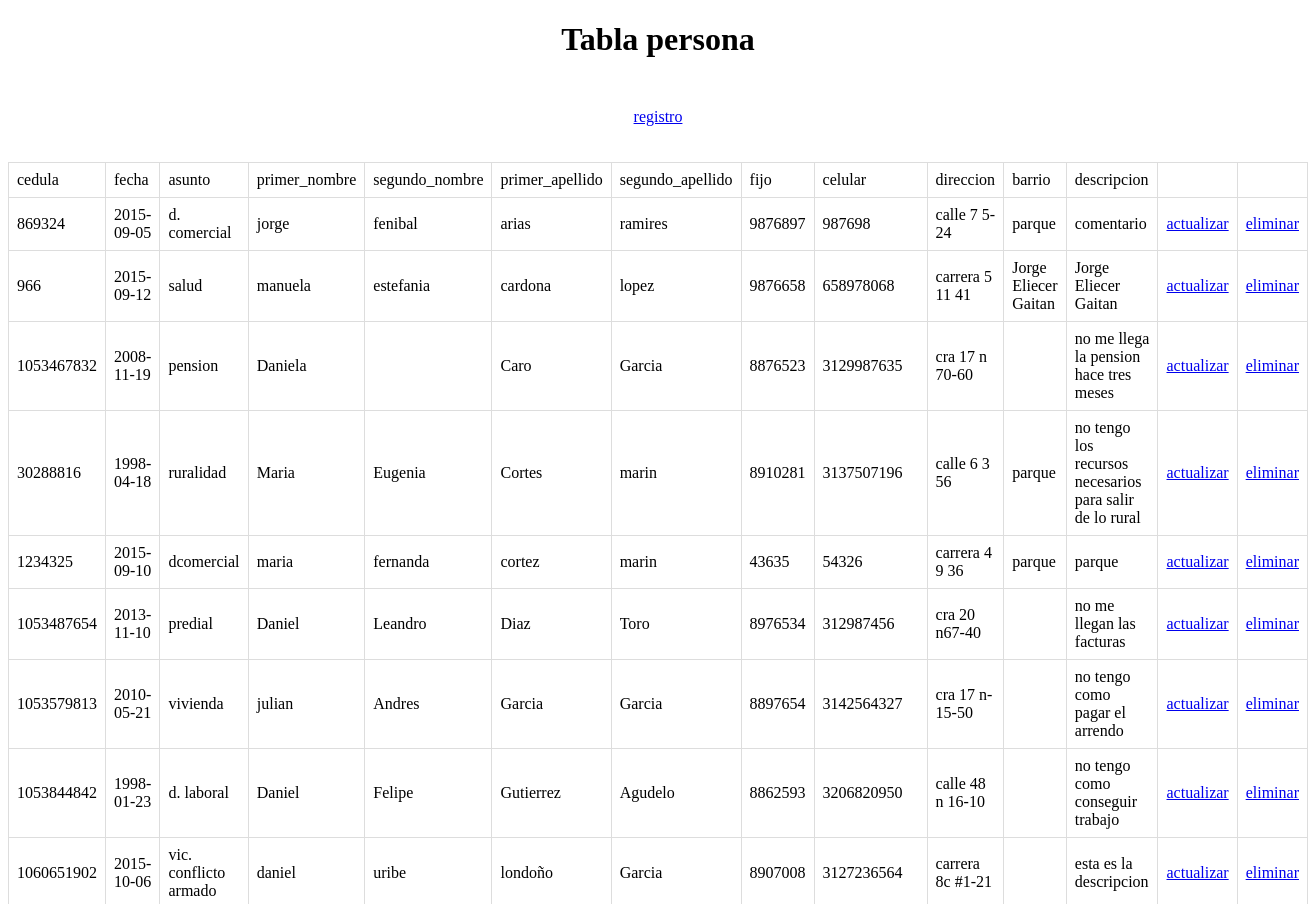
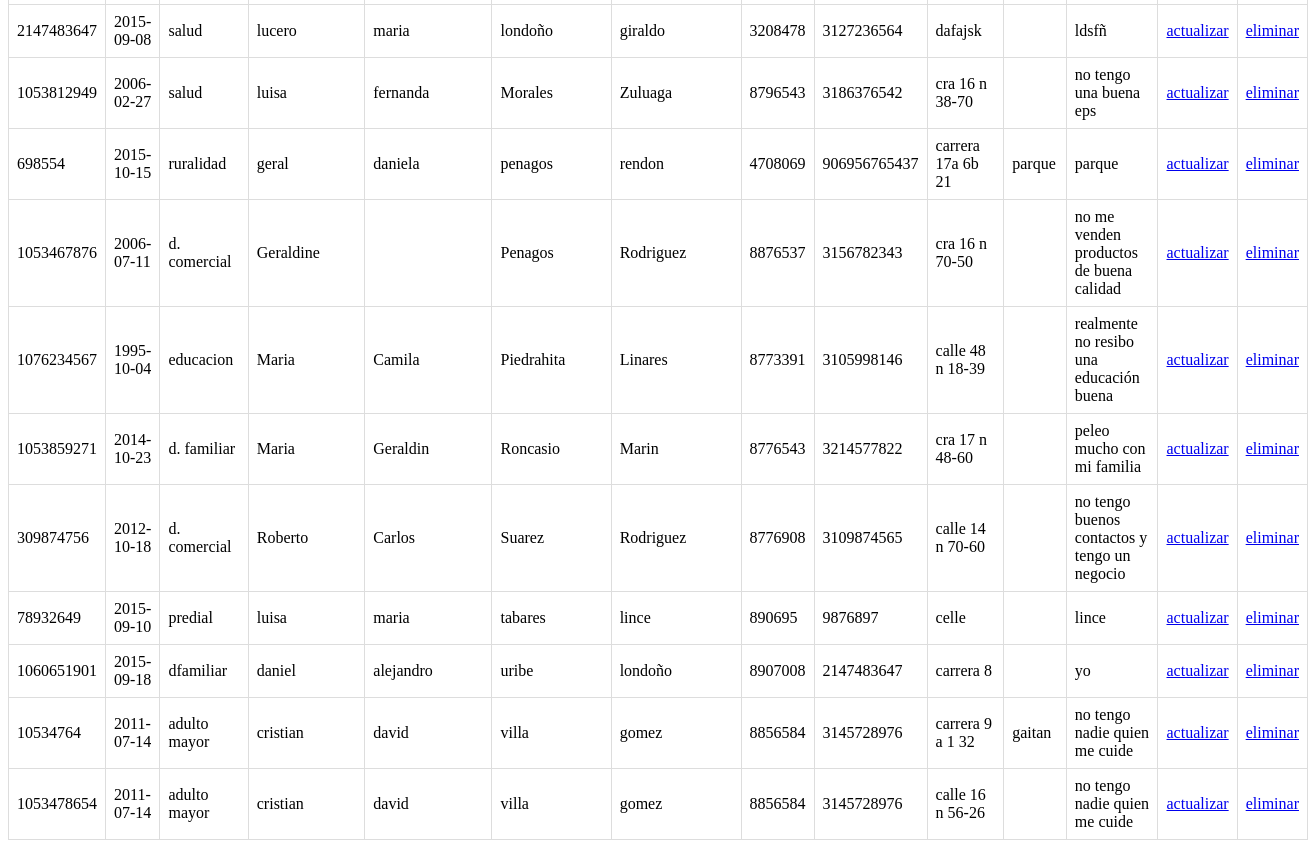
Screenshot of /menu.php (signed in) with the database file from the repository (2 pictures, top to bottom).
### tables this page shows
CREATE TABLE `persona` (
  `cedula` int(15) NOT NULL,
  `fecha` date NOT NULL,
  `asunto` varchar(100) NOT NULL,
  `primer_nombre` varchar(50) NOT NULL,
  `segundo_nombre` varchar(50) DEFAULT NULL,
  `primer_apellido` varchar(50) NOT NULL,
  `segundo_apellido` varchar(50) DEFAULT NULL,
  `fijo` int(10) DEFAULT NULL,
  `celular` varchar(14) DEFAULT NULL,
  `direccion` varchar(100) DEFAULT NULL,
  `barrio` varchar(150) NOT NULL,
  `descripcion` text NOT NULL
);

### menu.php (the view, shortened to what this page needs)
<?php require_once('Connections/carlos.php'); ?>
<?php
$maxRows_lisper = 100;
$pageNum_lisper = 0;
$startRow_lisper = $pageNum_lisper * $maxRows_lisper;
$query_lisper = "SELECT * FROM persona ORDER BY primer_apellido ASC";
$query_limit_lisper = sprintf("%s LIMIT %d, %d", $query_lisper, $startRow_lisper, $maxRows_lisper);
$lisper = mysql_query($query_limit_lisper, $carlos) or die(mysql_error());
$row_lisper = mysql_fetch_assoc($lisper);
?>
<!doctype html>
<html>
<head>
</head>
<body>
<h1>Tabla persona</h1>
<a href="registrar.php" class="resg">registro</a> <br><br>
<table border="1">
  <tr>
    <td>cedula</td>
    <td>fecha</td>
    <td>asunto</td>
    <td>primer_nombre</td>
    <td>segundo_nombre</td>
    <td>primer_apellido</td>
    <td>segundo_apellido</td>
    <td>fijo</td>
    <td>celular</td>
    <td>direccion</td>
    <td>barrio</td>
    <td>descripcion</td>
    <td>&nbsp;</td>
    <td>&nbsp;</td>
  </tr>
  <?php do { ?>
    <tr>
      <td><?php echo $row_lisper['cedula']; ?></td>
      <td><?php echo $row_lisper['fecha']; ?></td>
      <td><?php echo $row_lisper['asunto']; ?></td>
      <td><?php echo $row_lisper['primer_nombre']; ?></td>
      <td><?php echo $row_lisper['segundo_nombre']; ?></td>
      <td><?php echo $row_lisper['primer_apellido']; ?></td>
      <td><?php echo $row_lisper['segundo_apellido']; ?></td>
      <td><?php echo $row_lisper['fijo']; ?></td>
      <td><?php echo $row_lisper['celular']; ?></td>
      <td><?php echo $row_lisper['direccion']; ?></td>
      <td><?php echo $row_lisper['barrio']; ?></td>
      <td><?php echo $row_lisper['descripcion']; ?></td>
      <td><a href="actualizar.php?cedula=<?php echo $row_lisper['cedula']; ?>">actualizar</a></td>
     <td><a href="eliminar.php?cedula=<?php echo $row_lisper['cedula']; ?>">eliminar</a></td>
    </tr>
    <?php } while ($row_lisper = mysql_fetch_assoc($lisper)); ?>
</table>
</body>
</html>

### menu.php (style rules this page uses)
h1 { text-align: center; font-family: Georgia, 'Times New Roman', Times, serif; margin-bottom: 50px; }
.resg { text-align: center; display: grid; margin-bottom:200px: }
table { width: 100%; border-collapse: collapse; }
th, td { padding: 8px; text-align: left; border: 1px solid #ddd; }

### rows the page displays
persona: cedula "869324", fecha "2015-09-05", asunto "d. comercial", primer_nombre "jorge", segundo_nombre "fenibal", primer_apellido "arias", segundo_apellido "ramires", fijo "9876897", celular "987698", direccion "calle 7 5- 24", barrio "parque", descripcion "comentario"
persona: cedula "966", fecha "2015-09-12", asunto "salud", primer_nombre "manuela", segundo_nombre "estefania", primer_apellido "cardona", segundo_apellido "lopez", fijo "9876658", celular "658978068", direccion "carrera 5 11 41", barrio "Jorge Eliecer Gaitan", descripcion "Jorge Eliecer Gaitan"
persona: cedula "1053467832", fecha "2008-11-19", asunto "pension", primer_nombre "Daniela", primer_apellido "Caro", segundo_apellido "Garcia", fijo "8876523", celular "3129987635", direccion "cra 17 n 70-60", descripcion "no me llega la pension hace tres meses"
persona: cedula "30288816", fecha "1998-04-18", asunto "ruralidad", primer_nombre "Maria", segundo_nombre "Eugenia", primer_apellido "Cortes", segundo_apellido "marin", fijo "8910281", celular "3137507196", direccion "calle 6 3 56", barrio "parque", descripcion "no tengo los recursos necesarios para salir de lo rural"
persona: cedula "1234325", fecha "2015-09-10", asunto "dcomercial", primer_nombre "maria", segundo_nombre "fernanda", primer_apellido "cortez", segundo_apellido "marin", fijo "43635", celular "54326", direccion "carrera 4 9 36", barrio "parque", descripcion "parque"
persona: cedula "1053487654", fecha "2013-11-10", asunto "predial", primer_nombre "Daniel", segundo_nombre "Leandro", primer_apellido "Diaz", segundo_apellido "Toro", fijo "8976534", celular "312987456", direccion "cra 20 n67-40", descripcion "no me llegan las facturas"
persona: cedula "1053579813", fecha "2010-05-21", asunto "vivienda", primer_nombre "julian", segundo_nombre "Andres", primer_apellido "Garcia", segundo_apellido "Garcia", fijo "8897654", celular "3142564327", direccion "cra 17 n-15-50", descripcion "no tengo como pagar el arrendo"
persona: cedula "1053844842", fecha "1998-01-23", asunto "d. laboral", primer_nombre "Daniel", segundo_nombre "Felipe", primer_apellido "Gutierrez", segundo_apellido "Agudelo", fijo "8862593", celular "3206820950", direccion "calle 48 n 16-10", descripcion "no tengo como conseguir trabajo"
persona: cedula "1060651902", fecha "2015-10-06", asunto "vic. conflicto armado", primer_nombre "daniel", segundo_nombre "uribe", primer_apellido "londoño", segundo_apellido "Garcia", fijo "8907008", celular "3127236564", direccion "carrera 8c #1-21", descripcion "esta es la descripcion"
persona: cedula "2147483647", fecha "2015-09-08", asunto "salud", primer_nombre "lucero", segundo_nombre "maria", primer_apellido "londoño", segundo_apellido "giraldo", fijo "3208478", celular "3127236564", direccion "dafajsk", descripcion "ldsfñ"
persona: cedula "1053812949", fecha "2006-02-27", asunto "salud", primer_nombre "luisa", segundo_nombre "fernanda", primer_apellido "Morales", segundo_apellido "Zuluaga", fijo "8796543", celular "3186376542", direccion "cra 16 n 38-70", descripcion "no tengo una buena eps"
persona: cedula "698554", fecha "2015-10-15", asunto "ruralidad", primer_nombre "geral", segundo_nombre "daniela", primer_apellido "penagos", segundo_apellido "rendon", fijo "4708069", celular "906956765437", direccion "carrera 17a 6b 21", barrio "parque", descripcion "parque"
persona: cedula "1053467876", fecha "2006-07-11", asunto "d. comercial", primer_nombre "Geraldine", primer_apellido "Penagos", segundo_apellido "Rodriguez", fijo "8876537", celular "3156782343", direccion "cra 16 n 70-50", descripcion "no me venden productos de buena calidad"
persona: cedula "1076234567", fecha "1995-10-04", asunto "educacion", primer_nombre "Maria", segundo_nombre "Camila", primer_apellido "Piedrahita", segundo_apellido "Linares", fijo "8773391", celular "3105998146", direccion "calle 48 n 18-39", descripcion "realmente no resibo una educación buena"
persona: cedula "1053859271", fecha "2014-10-23", asunto "d. familiar", primer_nombre "Maria", segundo_nombre "Geraldin", primer_apellido "Roncasio", segundo_apellido "Marin", fijo "8776543", celular "3214577822", direccion "cra 17 n 48-60", descripcion "peleo mucho con mi familia"
persona: cedula "309874756", fecha "2012-10-18", asunto "d. comercial", primer_nombre "Roberto", segundo_nombre "Carlos", primer_apellido "Suarez", segundo_apellido "Rodriguez", fijo "8776908", celular "3109874565", direccion "calle 14 n 70-60", descripcion "no tengo buenos contactos y tengo un negocio"
persona: cedula "78932649", fecha "2015-09-10", asunto "predial", primer_nombre "luisa", segundo_nombre "maria", primer_apellido "tabares", segundo_apellido "lince", fijo "890695", celular "9876897", direccion "celle", descripcion "lince"
persona: cedula "1060651901", fecha "2015-09-18", asunto "dfamiliar", primer_nombre "daniel", segundo_nombre "alejandro", primer_apellido "uribe", segundo_apellido "londoño", fijo "8907008", celular "2147483647", direccion "carrera 8", descripcion "yo"
persona: cedula "10534764", fecha "2011-07-14", asunto "adulto mayor", primer_nombre "cristian", segundo_nombre "david", primer_apellido "villa", segundo_apellido "gomez", fijo "8856584", celular "3145728976", direccion "carrera 9 a 1 32", barrio "gaitan", descripcion "no tengo nadie quien me cuide"
persona: cedula "1053478654", fecha "2011-07-14", asunto "adulto mayor", primer_nombre "cristian", segundo_nombre "david", primer_apellido "villa", segundo_apellido "gomez", fijo "8856584", celular "3145728976", direccion "calle 16 n 56-26", descripcion "no tengo nadie quien me cuide"
